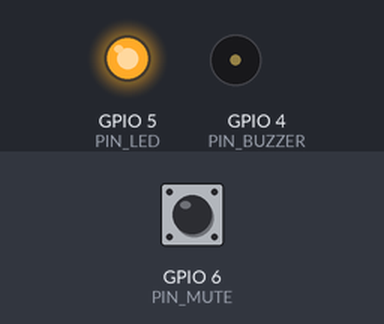
A program run on a simulated ESP32-C3. Parts: output pins drawn as LEDs (lit = HIGH), buzzer (waves = sounding, pin HIGH). Inputs (shaded band) come from the test bench; at power-on: GPIO 6 (PIN_MUTE) HIGH. Nothing arrives over Bluetooth unless stated; a phone connects over Bluetooth LE 3 s after start; what the program prints to the serial monitor is not drawn.

Above: at 0.4 s.
At 2.1 s:
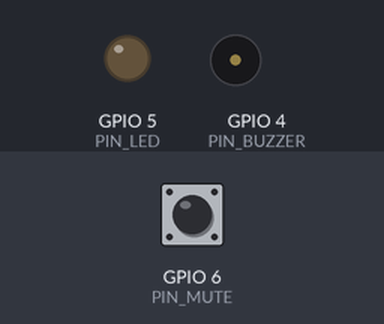
Timing chart, 0 to 3.2 s (numbered marks = the images above):
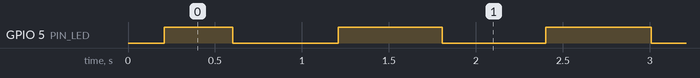

Measured:
- by itself, GPIO 5 (PIN_LED): repeats every 1.2 s: LOW 0.61 s, HIGH 0.60 s

The program:

main.cpp
```cpp
/**
 * LinkGuard — 苹果手机 BLE 断连声光报警
 *
 * 工作流程：
 * 1. 上电后广播 BLE，设备名 "LinkGuard"
 * 2. 用 iPhone 的 LightBlue / nRF Connect 连接该设备
 * 3. 保持连接期间安静（状态灯常亮）
 * 4. 蓝牙断开或超距掉线 → 蜂鸣器间歇报警
 * 5. 按静音键可暂时静音；重新连上后自动解除报警
 *
 * 引脚（ESP32-C3 DevKit）：
 *   GPIO4  → 有源蜂鸣器正极（负极接 GND）
 *   GPIO5  → 状态 LED（经 330Ω 到 GND）
 *   GPIO6  → 静音按键（一端 GPIO6，一端 GND，内部上拉）
 */

#include <Arduino.h>
#include <BLEDevice.h>
#include <BLEServer.h>
#include <BLEUtils.h>
#include <BLE2902.h>

// ---------- 引脚 ----------
static const int PIN_BUZZER = 4;
static const int PIN_LED = 5;
static const int PIN_MUTE = 6;

// ---------- BLE ----------
static const char *DEVICE_NAME = "LinkGuard";
// 自定义 GATT：手机 App 连上即可，不必读写特征值
#define SERVICE_UUID        "6e400001-b5a3-f393-e0a9-e50e24dcca9e"
#define CHAR_STATUS_UUID    "6e400003-b5a3-f393-e0a9-e50e24dcca9e"

enum class LinkState : uint8_t {
  Advertising,  // 等待手机连接
  Connected,    // 已连接，监控中
  Alarming,     // 已断连，正在报警
  Muted,        // 用户静音，仍等待重连
};

static volatile bool g_connected = false;
static volatile bool g_justDisconnected = false;
static LinkState g_state = LinkState::Advertising;
static unsigned long g_alarmPhaseMs = 0;
static bool g_buzzerOn = false;
static bool g_lastMute = true;
static unsigned long g_lastMuteChangeMs = 0;

BLECharacteristic *g_statusChar = nullptr;

class ServerCallbacks : public BLEServerCallbacks {
  void onConnect(BLEServer * /*server*/) override {
    g_connected = true;
    g_justDisconnected = false;
  }

  void onDisconnect(BLEServer *server) override {
    g_connected = false;
    g_justDisconnected = true;
    // 重新开始广播，便于再次连接
    server->getAdvertising()->start();
  }
};

void setBuzzer(bool on) {
  digitalWrite(PIN_BUZZER, on ? HIGH : LOW);
  g_buzzerOn = on;
}

void setLed(bool on) { digitalWrite(PIN_LED, on ? HIGH : LOW); }

void publishStatus(const char *text) {
  if (g_statusChar == nullptr) return;
  g_statusChar->setValue(text);
  g_statusChar->notify();
}

void enterState(LinkState next) {
  if (g_state == next) return;
  g_state = next;
  g_alarmPhaseMs = millis();
  setBuzzer(false);

  switch (next) {
    case LinkState::Advertising:
      setLed(false);
      Serial.println("[LinkGuard] 等待连接…");
      break;
    case LinkState::Connected:
      setLed(true);
      publishStatus("connected");
      Serial.println("[LinkGuard] 已连接，监控中");
      break;
    case LinkState::Alarming:
      publishStatus("alarm");
      Serial.println("[LinkGuard] 蓝牙断开 — 报警！");
      break;
    case LinkState::Muted:
      setLed(false);
      publishStatus("muted");
      Serial.println("[LinkGuard] 已静音，仍等待重连");
      break;
  }
}

void setupBle() {
  BLEDevice::init(DEVICE_NAME);
  BLEServer *server = BLEDevice::createServer();
  server->setCallbacks(new ServerCallbacks());

  BLEService *service = server->createService(SERVICE_UUID);
  g_statusChar = service->createCharacteristic(
      CHAR_STATUS_UUID,
      BLECharacteristic::PROPERTY_READ | BLECharacteristic::PROPERTY_NOTIFY);
  g_statusChar->addDescriptor(new BLE2902());
  g_statusChar->setValue("boot");
  service->start();

  BLEAdvertising *adv = BLEDevice::getAdvertising();
  adv->addServiceUUID(SERVICE_UUID);
  adv->setScanResponse(true);
  // iPhone 对可连接外设更友好
  adv->setMinPreferred(0x06);
  adv->setMinPreferred(0x12);
  BLEDevice::startAdvertising();

  Serial.println("[LinkGuard] BLE 广播已开启，设备名: LinkGuard");
}

bool mutePressedEdge() {
  const bool level = digitalRead(PIN_MUTE);  // INPUT_PULLUP：按下 = LOW
  const unsigned long now = millis();
  if (level != g_lastMute && (now - g_lastMuteChangeMs) > 40) {
    g_lastMute = level;
    g_lastMuteChangeMs = now;
    if (level == LOW) return true;  // 按下边沿
  }
  return false;
}

void updateAlarmPattern() {
  // 250ms 开 / 250ms 关，尖锐间歇声
  const unsigned long phase = (millis() - g_alarmPhaseMs) % 500UL;
  const bool shouldOn = phase < 250UL;
  if (shouldOn != g_buzzerOn) setBuzzer(shouldOn);

  // LED 与蜂鸣同步闪烁
  setLed(shouldOn);
}

void blinkAdvertising() {
  // 慢闪：表示在等连接
  const bool on = ((millis() / 600UL) % 2UL) == 0UL;
  setLed(on);
}

void setup() {
  Serial.begin(115200);
  delay(200);

  pinMode(PIN_BUZZER, OUTPUT);
  pinMode(PIN_LED, OUTPUT);
  pinMode(PIN_MUTE, INPUT_PULLUP);
  setBuzzer(false);
  setLed(false);

  Serial.println();
  Serial.println("==============================");
  Serial.println(" LinkGuard BLE Disconnect Alarm");
  Serial.println("==============================");

  setupBle();
  enterState(LinkState::Advertising);
}

void loop() {
  if (g_connected) {
    if (g_state != LinkState::Connected) {
      enterState(LinkState::Connected);
    }
  } else if (g_justDisconnected) {
    g_justDisconnected = false;
    enterState(LinkState::Alarming);
  }

  if (mutePressedEdge()) {
    if (g_state == LinkState::Alarming) {
      enterState(LinkState::Muted);
    } else if (g_state == LinkState::Muted) {
      // 再按一次恢复报警（仍未连接时）
      enterState(LinkState::Alarming);
    }
  }

  switch (g_state) {
    case LinkState::Advertising:
      blinkAdvertising();
      break;
    case LinkState::Connected:
      // 保持安静，灯常亮
      break;
    case LinkState::Alarming:
      updateAlarmPattern();
      break;
    case LinkState::Muted:
      setBuzzer(false);
      // 极慢闪提示仍未连接
      setLed(((millis() / 1200UL) % 2UL) == 0UL);
      break;
  }

  delay(10);
}
```
